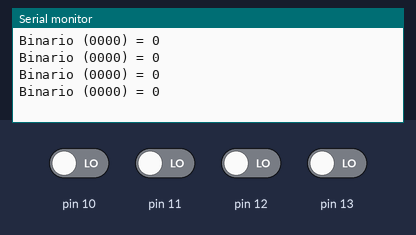
The sketch below on a simulated Arduino Uno, built with avr-gcc and run on an emulated ATmega328P. Parts: the last lines printed to the serial monitor. The inputs (shaded band) are chosen by the test bench; at power-on: pin 10–13 LOW.

Above: at 2.2 s.
2.3 s: pin 10 driven HIGH
At 3.4 s:
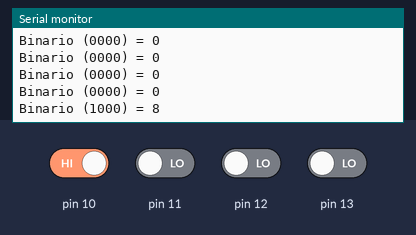
3.8 s: pin 11 driven HIGH
At 4.8 s:
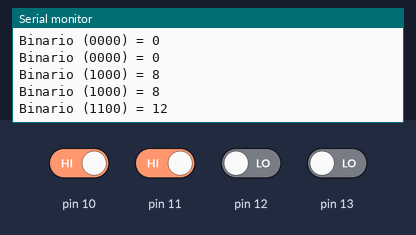
5.3 s: pin 12 driven HIGH
At 6.2 s:
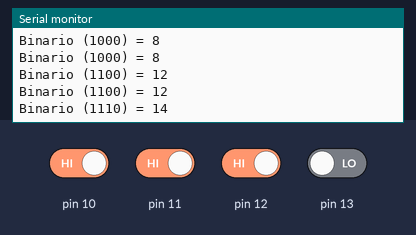
6.8 s: pin 13 driven HIGH
At 7.6 s:
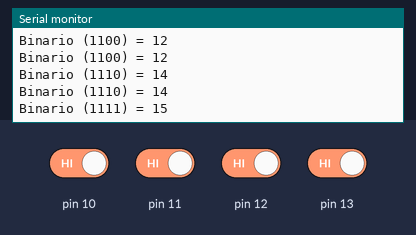
8.3 s: pin 10 driven LOW
At 9.0 s:
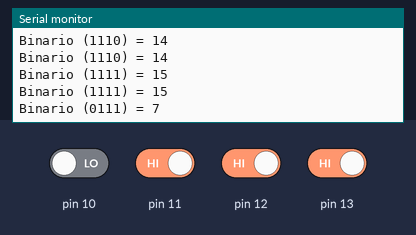
9.8 s: pin 11 driven LOW
At 10.4 s:
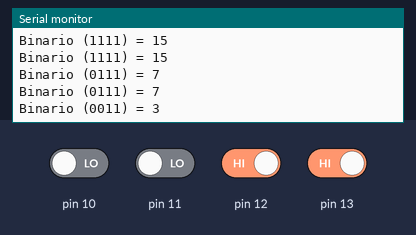
Timing chart, 0 to 12.3 s (numbered marks = the images above; inputs shaded):
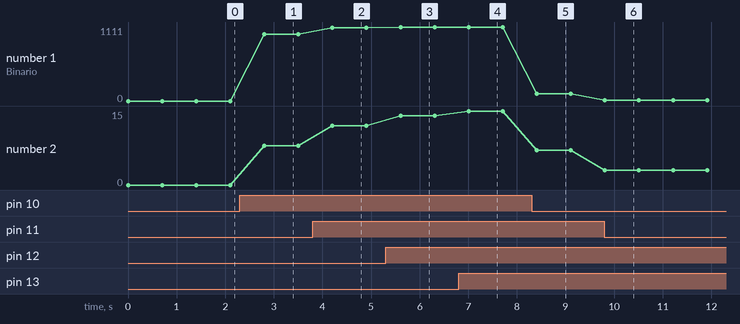

The sketch:

tp_7_valdez1.ino
```cpp
#define A 4
#define B 3
#define C 8
#define D 6
#define E 9
#define F 5
#define G 7
int Binario[4];
int Peso[]={ 8 , 4 , 2 , 1 };
int PinM[]={ A , B , C , D , E , F , G };
int put[]={1 , 1 , 1 , 1 , 1 , 1 , 1};
int Num_0[]={ 1 , 1 , 1 , 1 , 1 , 0 , 1 };
int Num_1[]={ 0 , 1 , 1 , 0 , 0 , 0 , 0 };
int Num_2[]={ 1 , 1 , 0 , 1 , 1 , 1 , 0 };
int Num_3[]={ 1 , 1 , 1 , 1 , 0 , 1 , 0 };
int Num_4[]={ 0 , 1 , 1 , 0 , 0 , 1 , 1 };
int Num_5[]={ 1 , 0 , 1 , 1 , 0 , 1 , 1 };
int Num_6[]={ 1 , 0 , 1 , 1 , 1 , 1 , 1 };
int Num_7[]={ 1 , 1 , 1 , 0 , 0 , 0 , 0 };
int Num_8[]={ 1 , 1 , 1 , 1 , 1 , 1 , 1 };
int Num_9[]={ 1 , 1 , 1 , 0 , 0 , 1 , 1 };
int Num_A[]={ 1 , 1 , 1 , 0 , 1 , 1 , 1 };
int Num_B[]={ 1 , 0 , 0 , 1 , 1 , 0 , 1 };
int Num_C[]={ 0 , 1 , 1 , 1 , 1 , 1 , 0 };
int Num_D[]={ 1 , 0 , 0 , 1 , 1 , 1 , 1 };
int Num_E[]={ 1 , 0 , 0 , 0 , 1 , 1 , 1 };
int Num_F[]={ 0 , 1 , 1 , 0 , 1 , 1 , 1 };
void setup()
{
  	Serial.begin(9600);
}
void loop()
{
 	Binario[0]=digitalRead(10);
    Binario[1]=digitalRead(11);
  	Binario[2]=digitalRead(12);
    Binario[3]=digitalRead(13);


  	int Decimal = 0;
  	for( int i = 3 ; i >= 0 ; i-- )
    {

      Decimal = Decimal + ( Binario[i] * Peso[i]  );
      for( int Y = 0 ;  Y < 7  ; Y++ )
      {
        if( Decimal==0)
        {
        digitalWrite(PinM[Y], Num_0[Y]);
        }
        else
        if (Decimal==1)
        {
         digitalWrite(PinM[Y], Num_1[Y]);
        }
        else
        if (Decimal==2)
        {
         digitalWrite(PinM[Y], Num_2[Y]);
        }
        else
        if (Decimal==3)
        {
         digitalWrite(PinM[Y], Num_3[Y]);
        }
        else
        if (Decimal==4)
        {
         digitalWrite(PinM[Y], Num_4[Y]);
        }
        else
        if (Decimal==5)
        {
         digitalWrite(PinM[Y], Num_5[Y]);
        }
        else
        if (Decimal==6)
        {
         digitalWrite(PinM[Y], Num_6[Y]);
        }
        else
        if (Decimal==7)
        {
         digitalWrite(PinM[Y], Num_7[Y]);
        }
        else
        if (Decimal==8)
        {
         digitalWrite(PinM[Y], Num_8[Y]);
        }
        else
        if (Decimal==9)
        {
         digitalWrite(PinM[Y], Num_9[Y]);
        }
        else
        if (Decimal==10)
        {
         digitalWrite(PinM[Y], Num_A[Y]);
        }
        else
        if (Decimal==11)
        {
         digitalWrite(PinM[Y], Num_B[Y]);
        }
        else
        if (Decimal==12)
        {
         digitalWrite(PinM[Y], Num_C[Y]);
        }
        else
        if (Decimal==13)
        {
         digitalWrite(PinM[Y], Num_D[Y]);
        }
        else
        if (Decimal==14)
        {
         digitalWrite(PinM[Y], Num_E[Y]);
        }
        else
        if (Decimal==15)
        {
         digitalWrite(PinM[Y], Num_F[Y]);
        }

      }
    }
	Serial.print("Binario (");
  	Serial.print(Binario[0]);
  	Serial.print(Binario[1]);
  	Serial.print(Binario[2]);
  	Serial.print(Binario[3]);
  	Serial.print( ") = " );
  	Serial.println(Decimal);
  	delay(700);

}
```

Measured:
- after the input at 2.3 s, the serial monitor: prints a new line after 0.50 s (image 1)
- after the input at 3.8 s, the serial monitor: prints a new line after 0.40 s (image 2)
- after the input at 5.3 s, the serial monitor: prints a new line after 0.31 s (image 3)
- after the input at 6.8 s, the serial monitor: prints a new line after 0.21 s (image 4)
- after the input at 8.3 s, the serial monitor: prints a new line after 0.11 s (image 5)
- after the input at 9.8 s, the serial monitor: prints a new line at once (image 6)
- plotted number 1: 0 → 1000 after the input at 2.3 s, 1000 → 1100 after the input at 3.8 s, 1100 → 1110 after the input at 5.3 s, 1110 → 1111 after the input at 6.8 s, 1111 → 111 after the input at 8.3 s
- plotted number 2: 0 → 8 after the input at 2.3 s, 8 → 12 after the input at 3.8 s, 12 → 14 after the input at 5.3 s, 14 → 15 after the input at 6.8 s, 15 → 7 after the input at 8.3 s
